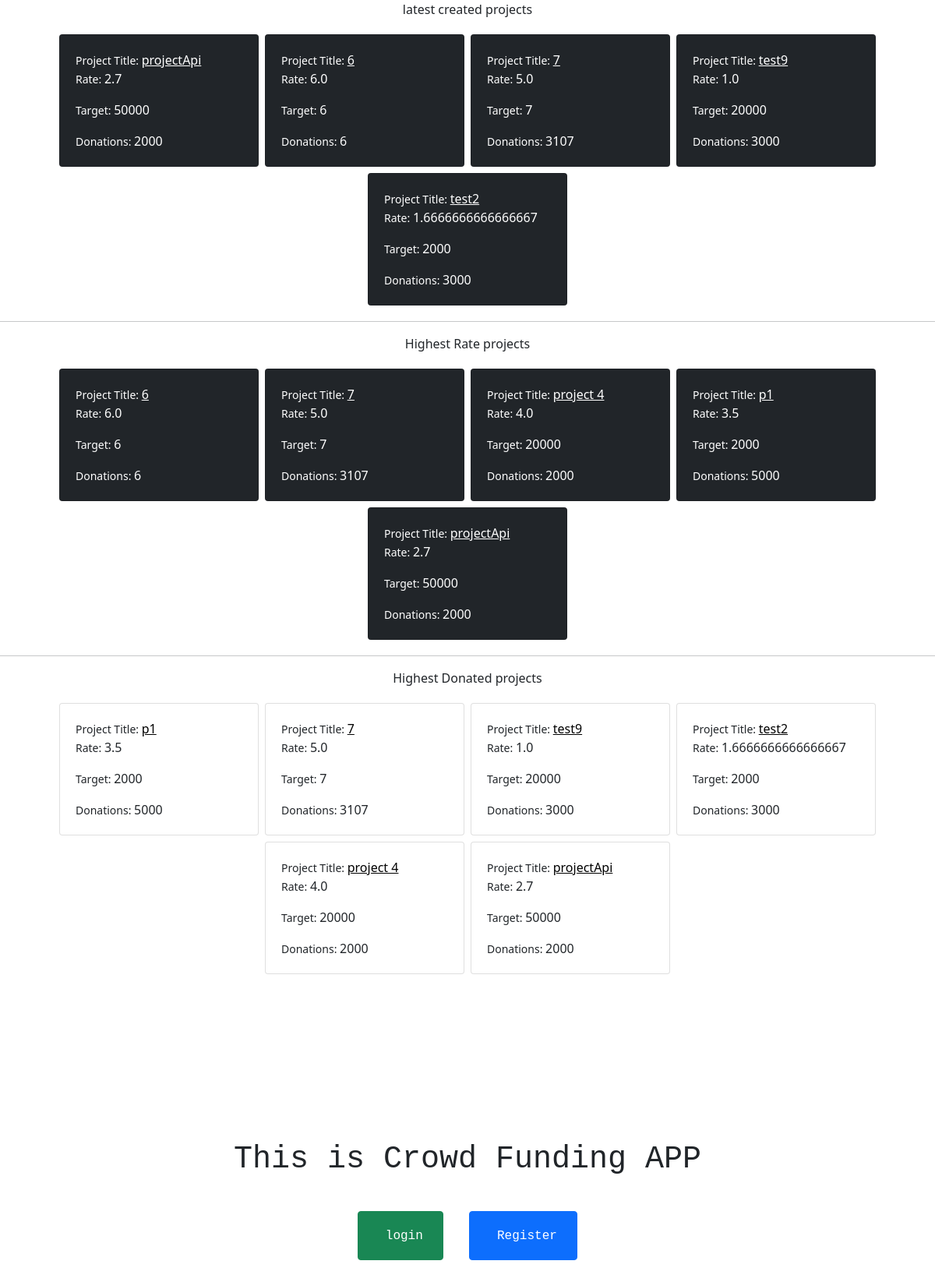
The page / on the database its author committed.
### projectApp/models.py (models this page shows)
class Projects(models.Model):
    project_id = models.AutoField(primary_key=True)
    title = models.CharField(max_length=50)
    project_details = models.CharField(max_length=500)
    total_target = models.IntegerField()
    total_donations = models.IntegerField(default=0)
    avg_rate = models.FloatField(default=0)
    start_date = models.DateField()
    end_date = models.DateField()
    tag = models.CharField(max_length=6, choices=Tags_CHOICES, default='tag1')
    category = models.CharField(max_length=6, choices=CATEGORY_CHOICES, default='cat1')
    raters = models.IntegerField(default=0)
    def __str__(self):
        return self.title

### projectApp/views.py (the view)
# urls.py: path('',projectApp.views.viewLatest, name="home"),
def viewLatest(request):
    latestProjects = Projects.objects.all().order_by('-project_id')[:5][::-1]
    highestRate = Projects.objects.filter(
    avg_rate__gte=Projects.objects.order_by('-avg_rate')[4].avg_rate
).order_by('-avg_rate')
    highestDonations = Projects.objects.filter(
    total_donations__gte=Projects.objects.order_by('-total_donations')[4].total_donations
).order_by('-total_donations')
    print(highestRate)
    return render(request, 'project/home.html', {'latestProjects': latestProjects, 'highestRate':highestRate, 'highestDonations':highestDonations})

### templates/project/home.html (shortened to what this page needs)
{% extends "base.html" %}
{% block name %}
     <div class="card-columns">
<p style="text-align: center;">      latest created projects
</p>
       <div class="row justify-content-center" >      {% for project in latestProjects %}
      <div class="card p-1 m-1 bg-dark"  style="width: 16rem; color: white;">
        <div class="card-body"><small>Project Title: </small><a class="link" style="color: white" href="{% url 'projectdetails' project.project_id %}">{{ project.title }}</a></h5>
          <p class="card-text"><small>Rate: </small>{{project.avg_rate}} </p>
          <p class="card-text"><small>Target: </small>{{project.total_target}} </p>
          <p class="card-text"><small>Donations: </small>{{project.total_donations}} </p>
        </div>
      </div>{% endfor %}
    </div>
      </div>
<hr>
<div class="card-columns">
  <p style="text-align: center;">      Highest Rate projects
  </p>
         <div class="row justify-content-center" >      {% for project in highestRate %}
        <div class="card p-1 m-1 bg-dark text-white"  style="width: 16rem; ">
          <div class="card-body"><small>Project Title: </small><a class="link" style="color: white" href="{% url 'projectdetails' project.project_id %}">{{ project.title }}</a></h5>
            <p class="card-text"><small>Rate: </small>{{project.avg_rate}} </p>
            <p class="card-text"><small>Target: </small>{{project.total_target}} </p>
            <p class="card-text"><small>Donations: </small>{{project.total_donations}} </p>
          </div>
        </div>{% endfor %}
      </div>
        </div>
<hr>
<div class="card-columns">
  <p style="text-align: center;">      Highest Donated projects
  </p>
         <div class="row justify-content-center" >      {% for project in highestDonations %}
        <div class="card p-1 m-1"  style="width: 16rem; ">
          <div class="card-body"><small>Project Title: </small><a class="link" style="color: black" href="{% url 'projectdetails' project.project_id %}">{{ project.title }}</a></h5>
            <p class="card-text"><small>Rate: </small>{{project.avg_rate}} </p>
            <p class="card-text"><small>Target: </small>{{project.total_target}} </p>
            <p class="card-text"><small>Donations: </small>{{project.total_donations}} </p>
          </div>
        </div>{% endfor %}
      </div>
        </div>
{% endblock name %}

### templates/base.html (shortened to what this page needs)
<!DOCTYPE html>
<html lang="en">
<head>
    <link href="https://cdn.jsdelivr.net/npm/bootstrap@5.1.3/dist/css/bootstrap.min.css" rel="stylesheet"
>
</head>
<body>
{% block name %}{% endblock name %}
<pre>
{% if  not user.is_authenticated %}
    <h1 class="nav justify-content-center">This is Crowd Funding APP</h1>
<div class="nav justify-content-center">
    <button class="btn btn-success  justify-content-center "> <a class="btn " style="color: white" href="{% url 'login'%}">login</a></button><br>
    <button class="btn btn-primary  justify-content-center "> <a class="btn" style="color: white" href="{% url 'sign'%}">Register</a></button>
</div>
{% endif %}
</pre>
</body>
</html>

### rows shown on the page
Projects: title "projectApi", avg_rate "2.7", total_target "50000", total_donations "2000"
Projects: title "6", avg_rate "6.0", total_target "6", total_donations "6"
Projects: title "7", avg_rate "5.0", total_target "7", total_donations "3107"
Projects: title "test9", avg_rate "1.0", total_target "20000", total_donations "3000"
Projects: title "test2", avg_rate "1.6666666666666667", total_target "2000", total_donations "3000"
Projects: title "project 4", avg_rate "4.0", total_target "20000", total_donations "2000"
Projects: title "p1", avg_rate "3.5", total_target "2000", total_donations "5000"
